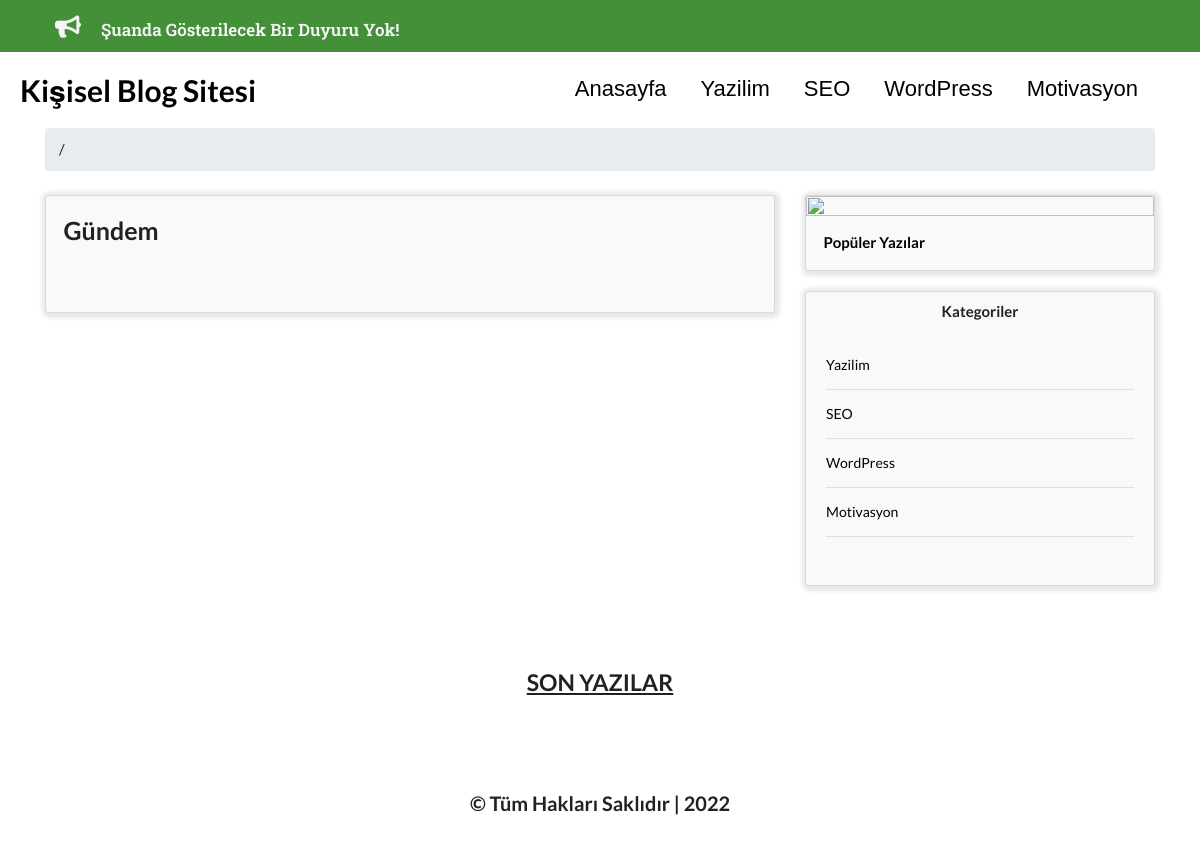
The page / on the database its author committed.
### tables this page shows
CREATE TABLE IF NOT EXISTS `kategoriler` (
  `id` int(50) NOT NULL AUTO_INCREMENT,
  `kategori_isim` text NOT NULL,
  `kategori_seo` text NOT NULL,
  PRIMARY KEY (`id`)
);

### index.php (called while the page is built)
<?php
include("header.php");
include("main-blog-content.php");
include("last-post.php");
include("footer.php");
?>

### main-blog-content.php (the view, shortened to what this page needs)
<?php
$kategoriSQL = "SELECT * FROM kategoriler";
?>
<div class="main-container container">
    <div class="main-row row">
        <div class="main-left-col col-md-8">
            <div class="main-left-card card text-left bg-light">
                <div class="main-left-card-body card-body">
                    <p class="main-left-card-title card-title">Gündem</p>
                    <div class="left-card-content card text-white bg-light">
                        <div class="left-card-content-body card-body">
                        </div>
                    </div>
                </div>
            </div>
        </div>
        <div class="right-col col-md-4">
            <div class="right-card card text-white bg-light">
                <img class="right-card-img card-img-top" src="holder.js/100px180/" alt="">
                <div class="right-card-body card-body">
                    <h4 class="right-card-title card-title">Popüler Yazılar</h4>
                </div>
            </div>
            <div class="category-row row">
                <div class="category-col col-md-12">
                    <div class="category card bg-light">
                        <h4 class="category-title">
                            Kategoriler
                        </h4>
                        <div class="category-links">
                            <ul class="links">
                                <?php
                                foreach($connection->query($kategoriSQL) as $kategoriLink){
                                    echo '
                                        <li class="items">
                                            <a href="blog.php?kategori='.$kategoriLink['kategori_seo'].'" class="item-href">
                                                '.$kategoriLink['kategori_isim'].'
                                            </a>
                                        </li>
                                        <hr>
                                    ';
                                }
                                ?>
                            </ul>
                        </div>
                    </div>
                </div>
            </div>
        </div>
    </div>
</div>

### header.php (shortened to what this page needs)
<?php
include("admin/php/functions.php");
?>
<!DOCTYPE html>
<html lang="tr">
<head>
    <link rel="stylesheet" href="https://maxcdn.bootstrapcdn.com/bootstrap/4.5.2/css/bootstrap.min.css">
    <link rel="stylesheet" href="https://cdnjs.cloudflare.com/ajax/libs/font-awesome/4.7.0/css/font-awesome.min.css">
    <link rel="stylesheet" href="assets/css/style.css">
    <link href="css/owl.carousel.min.css" rel="stylesheet" type="text/html">
    <link href="css/owl.theme.default.min.css" rel="stylesheet" type="text/html">
    <link rel="stylesheet" href="https://cdnjs.cloudflare.com/ajax/libs/semantic-ui/2.2.7/semantic.min.css" />
</head>
<body>
    <header>
        <div class="header-container">
            <div class="header-row row">
                <div class="header-col col-md-12">
                    <div class="header-left">
                        <div class="header-left-text">
                            <p class="left-text">
                                <?php
                                $duyuruSQL = "SELECT * FROM duyurular WHERE duyuru_durum = 1";
                                $duyuruIslem = $connection->query($duyuruSQL);
                                $duyuruIslem->execute();
                                $duyuruCek = $duyuruIslem->fetch(PDO::FETCH_ASSOC);
                                if ($duyuruCek) {
                                    echo '
                                    <i class="fa fa-bullhorn" style="font-weight:800; font-size: 20px;"></i> &nbsp;&nbsp; ' . $duyuruCek['duyuru'] . '
                                    ';
                                } else {
                                    echo '
                                    <i class="fa fa-bullhorn" style="font-weight:800; font-size: 25px;"></i> &nbsp;&nbsp;&nbsp; Şuanda Gösterilecek Bir Duyuru Yok!
                                    ';
                                }
                                ?>
                            </p>
                        </div>
                    </div>
                </div>
            </div>
        </div>
    </header>
    <div class="menu-container navbar-container">
        <nav class="menu navbar navbar-expand-lg">
            <a class="menu-brand navbar-brand" href="index.php" style="color: white; font-size: 30px; margin-left: 10px; color: black; font-weight: 700;">
                Kişisel Blog Sitesi
            </a>
            <div class="menu-collapse collapse navbar-collapse" id="navbarNavDropdown">
                <ul class="menu-nav navbar-nav ml-auto">
                    <li class="menu-item nav-item">
                        <a class="menu-link nav-link" id="active" href="<?php echo "index.php" ?>">Anasayfa<span class="sr-only">(current)</span></a>
                    </li>
                            <?php
                            $drop = $connection->prepare("SELECT * FROM kategoriler");
                            $drop->execute();
                            if ($drop) {
                                foreach ($drop as $drp) {
                                    echo '
                                    <li class="menu-item nav-item">
                                        <a class="menu-link nav-link" href="blog.php?kategori='.$drp['kategori_seo'].'" > ' . $drp['kategori_isim'] . '</a>
                                    </li>
                                    ';
                                }
                            }
                            ?>
                </ul>
            </div>
        </nav>
    </div>
    <div class="breadcrumb-container container">
        <div class="breadcrumb-row row">
            <div class="breadcrumb-col col-md-12">
                <div class="breadcrumb">
                    <p class="breadcrumb-text" style="font-size: 15px;">
                        <?php
                        echo $kontrol->breadcrumbs2();
                        ?>
                </div>
            </div>
        </div>

### assets/css/style.css (style rules this page uses)
* { margin: 0; padding: 0; list-style-type: none; }
body { background-color: white; }
.header-container { background-color: #439038; padding: 10px; }
.header-container .header-row { margin: auto; }
.header-container .header-row .header-col .header-left .header-left-text .left-text { color: whitesmoke; margin-top: 5px; margin-left: 30px; max-width: 80%; font-family: 'Roboto Slab', serif; font-size: 17px; font-weight: 600; }
.menu-container .menu { background-color: white; padding: 10px; }
.menu-container .menu .menu-collapse .menu-nav { margin-right: 35px; }
.menu-container .menu .menu-collapse .menu-nav .menu-item { margin: 10px; }
.menu-container .menu .menu-collapse .menu-nav .menu-item .menu-link { color: black; font-size: 22px; font-family: 'Gill Sans', 'Gill Sans MT', Calibri, 'Trebuchet MS', sans-serif; -webkit-transition: all 0.3s ease-in-out; transition: all 0.3s ease-in-out; }
.menu-container .menu .menu-collapse .menu-nav .menu-item .menu-link::after { content: ''; display: block; width: 0; height: 2px; background: #000; -webkit-transition: 0.3s ease-in-out; transition: 0.3s ease-in-out; }
.main-container .main-row .main-left-col { margin-top: 10px; }
.main-container .main-row .main-left-col .main-left-card { -webkit-box-shadow: 1px 1px 4px 4px #e8e8e8; box-shadow: 1px 1px 4px 4px #e8e8e8; }
.main-container .main-row .main-left-col .main-left-card .main-left-card-body .main-left-card-title { font-weight: 600; font-size: 25px; }
.main-container .main-row .main-left-col .main-left-card .main-left-card-body .left-card-content { border: none; }
.main-container .main-row .right-col { margin-top: 10px; }
.main-container .main-row .right-col .right-card { -webkit-box-shadow: 1px 1px 4px 4px #e8e8e8; box-shadow: 1px 1px 4px 4px #e8e8e8; }
.main-container .main-row .right-col .right-card .right-card-body .right-card-title { color: black; }
.main-container .main-row .right-col .category-row { margin-top: 20px; }
.main-container .main-row .right-col .category-row .category-col .category { -webkit-box-shadow: 1px 1px 4px 4px #e8e8e8; box-shadow: 1px 1px 4px 4px #e8e8e8; }
.main-container .main-row .right-col .category-row .category-col .category .category-title { margin-top: 10px; text-align: center; }
.main-container .main-row .right-col .category-row .category-col .category .category-links .links { padding: 20px; }
.main-container .main-row .right-col .category-row .category-col .category .category-links .links .items { color: red; text-decoration: none; }
.main-container .main-row .right-col .category-row .category-col .category .category-links .links .items .item-href { color: black; }

### rows shown on the page
kategoriler: kategori_isim "Yazilim"
kategoriler: kategori_isim "SEO"
kategoriler: kategori_isim "WordPress"
kategoriler: kategori_isim "Motivasyon"

### other values the page prints
$sep "/"
